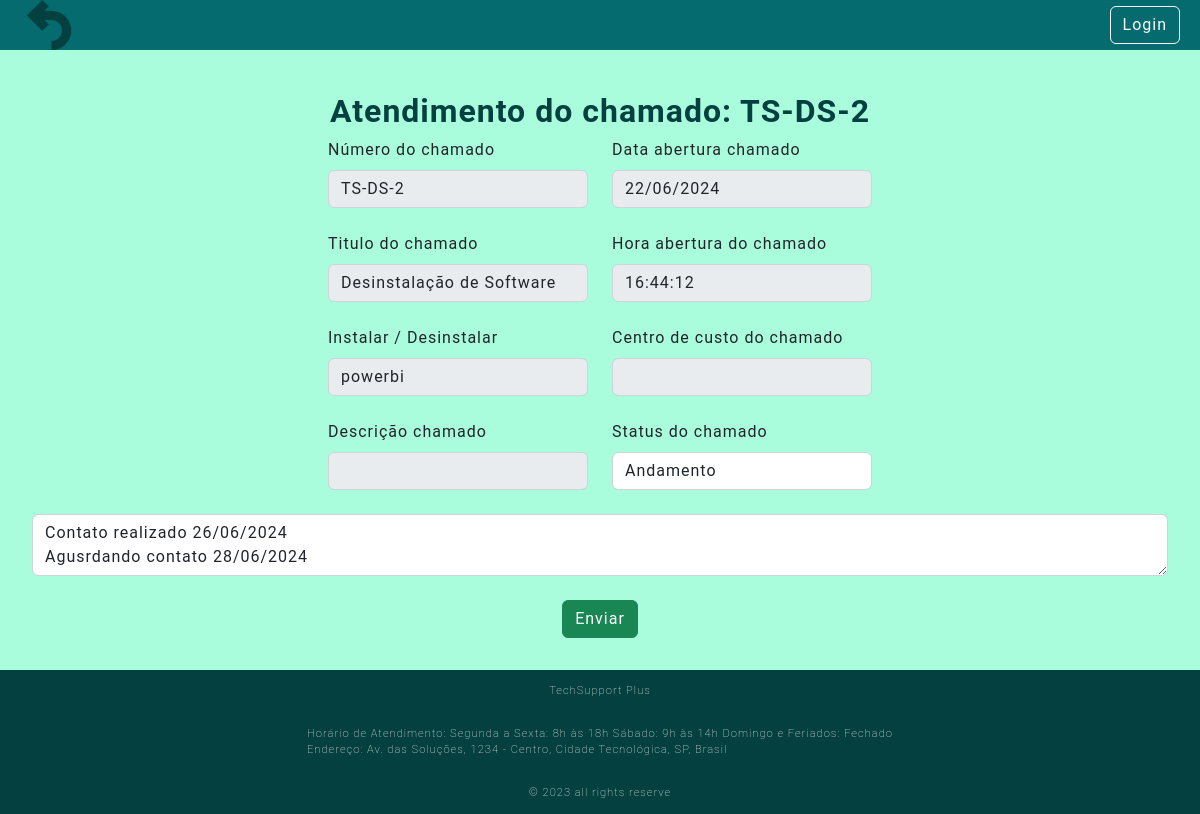
Before: /3/atendimento with the older database file.
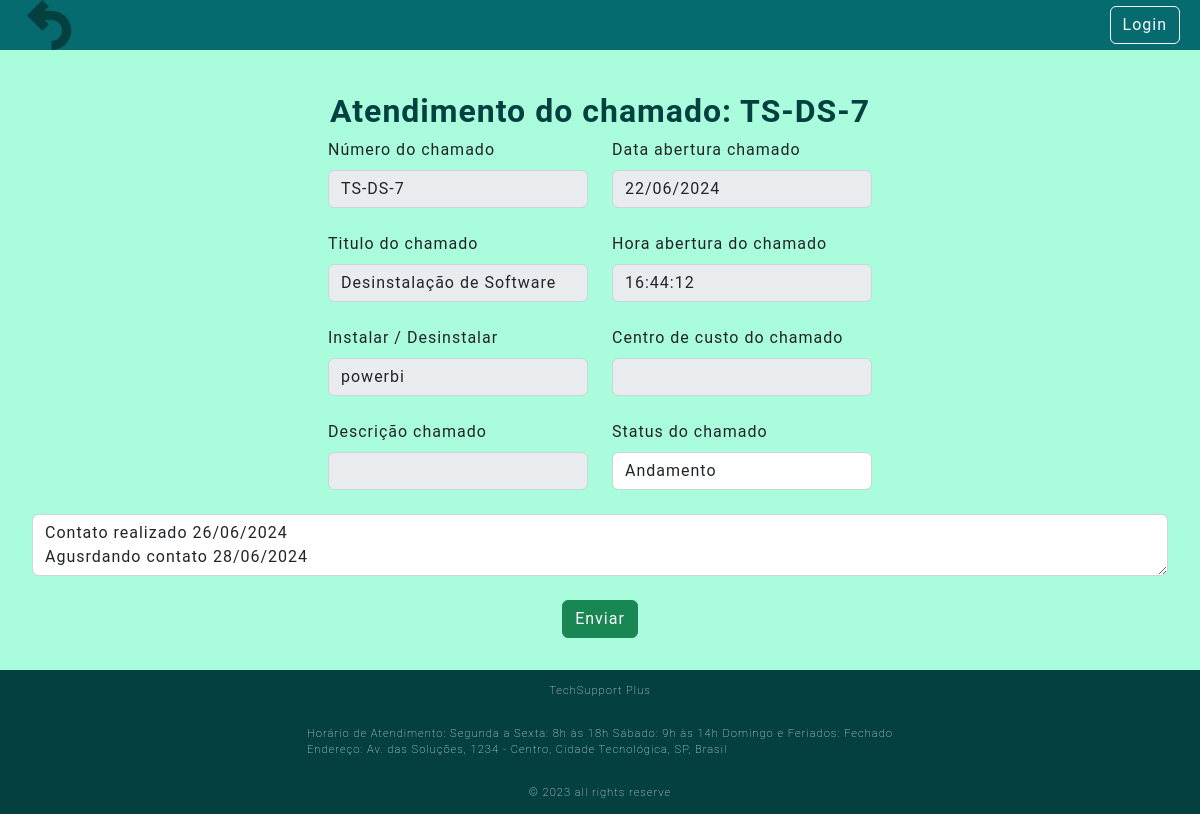
After: the same page with the newer database file.
### Src/Model/Bd.py (models this page shows, shortened)
class Ticket(db.Model):
    __tablename__ = "Ticket"
    id = db.Column(db.Integer, primary_key=True, autoincrement=True)
    idUser = db.Column(db.Integer,db.ForeignKey('CreatUser.id'))
    identificador = db.Column(db.String(50), nullable=False)
    title = db.Column(db.String(50), nullable=False)
    software = db.Column(db.String(50), nullable=False)
    description = db.Column(db.String, nullable=False)
    status = db.Column(db.String(20), nullable=False, default='Open')
    execution = db.Column(db.String(500), nullable=False)
    created_data = db.Column(db.String, nullable=False)
    created_hora = db.Column(db.String, nullable=False)
    cost_center = db.Column(db.String, nullable=False)

### Src/View/NewTicket.py (the view)
@tk.route('/<id>/atendimento')
def atendimento(id):
    tickets = Ticket.query.filter_by(id=id).all()
    return render_template('atendimento.html', tickets=tickets)

### Templates/atendimento.html (shortened to what this page needs)
{% extends 'base.html' %}
{% block conteudo %}
    {% for ticket in tickets %}
    <h1>Atendimento do chamado: {{ ticket.identificador }}</h1>
    <form method="POST" action="{{ url_for('router.tk.update', id=ticket.id )}}">
<div class="row justify-content-center">
    <div class="form-group col-md-3" style="text-align: left;">
        <label class="form-label" >Número do chamado</label>
        <input type="text" class="form-control" name="identificador" value="{{ticket.identificador}}" disabled><br>
        <label class="form-label" >Titulo do chamado</label>
        <input type="text" class="form-control" name="title" value="{{ticket.title}}" disabled><br>
        {% if ticket.cost_center%}
            <label class="form-label" >Equipamentos</label>
        {% else %}
            <label class="form-label" >Instalar / Desinstalar</label>
        {% endif %}
        <input type="text" class="form-control" name="software" value="{{ticket.software}}" disabled><br>
        <label class="form-label" >Descrição chamado</label>
        <input type="text" class="form-control" name="description" value="{{ticket.description}}" disabled><br>
    </div>
    <div class="form-group col-md-3" style="text-align: left;">
        <label class="form-label" >Data abertura chamado</label>
        <input type="text" class="form-control" name="created_data" value="{{ticket.created_data}}" disabled><br>
        <label class="form-label" >Hora abertura do chamado</label>
        <input type="text" class="form-control" name="created_hora" value="{{ticket.created_hora}}" disabled><br>
        <label class="form-label" >Centro de custo do chamado</label>
        <input type="text" class="form-control" name="cost_center" value="{{ticket.cost_center}}" disabled><br>
        <label class="form-label" >Status do chamado</label>
        <select class="form-control" name="status" required>
            <option value="Andamento" {% if ticket.status == 'Andamento' %}selected{% endif %}>Andamento</option>
        </select><br>
    </div>
</div>
<div class="row justify-content-center">
    {% if ticket.status == "open" %}
        <textarea class="form-control" placeholder="Atendimento: " name="Atendimento"></textarea>
    {% else %}
        <textarea class="form-control" name="Atendimento">{{ ticket.execution.split(' | ')[0] }}</textarea>
    {% endif %}
</div><br>
    <button class="btn btn-success" type="submit" name="button" value="{{current_user.userName}}" >Enviar</button>
</form>
    {% endfor %}
{% endblock conteudo %}

Changed rows visible on the page:
changed Ticket "Desinstalação de Software": identificador "TS-DS-2" → "TS-DS-7"
